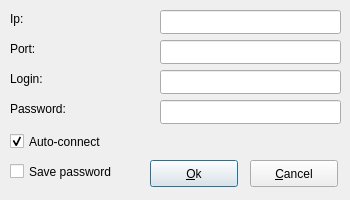
<?xml version="1.0" encoding="UTF-8"?>
<ui version="4.0">
 <class>PreferencesDialog</class>
 <widget class="QDialog" name="PreferencesDialog">
  <property name="windowModality">
   <enum>Qt::ApplicationModal</enum>
  </property>
  <property name="geometry">
   <rect>
    <x>0</x>
    <y>0</y>
    <width>350</width>
    <height>200</height>
   </rect>
  </property>
  <property name="minimumSize">
   <size>
    <width>350</width>
    <height>200</height>
   </size>
  </property>
  <property name="maximumSize">
   <size>
    <width>350</width>
    <height>200</height>
   </size>
  </property>
  <property name="windowTitle">
   <string>Preferences</string>
  </property>
  <property name="windowIcon">
   <iconset resource="../Images.qrc">
    <normaloff>:/images/options.png</normaloff>:/images/options.png</iconset>
  </property>
  <widget class="QLabel" name="labelLogin">
   <property name="geometry">
    <rect>
     <x>10</x>
     <y>70</y>
     <width>141</width>
     <height>18</height>
    </rect>
   </property>
   <property name="text">
    <string>Login:</string>
   </property>
  </widget>
  <widget class="QLabel" name="labelPassword">
   <property name="geometry">
    <rect>
     <x>10</x>
     <y>100</y>
     <width>141</width>
     <height>18</height>
    </rect>
   </property>
   <property name="text">
    <string>Password:</string>
   </property>
  </widget>
  <widget class="QLabel" name="labelIp">
   <property name="geometry">
    <rect>
     <x>10</x>
     <y>10</y>
     <width>141</width>
     <height>18</height>
    </rect>
   </property>
   <property name="text">
    <string>Ip:</string>
   </property>
  </widget>
  <widget class="QLineEdit" name="lineEditIp">
   <property name="geometry">
    <rect>
     <x>160</x>
     <y>10</y>
     <width>181</width>
     <height>24</height>
    </rect>
   </property>
  </widget>
  <widget class="QLineEdit" name="lineEditPort">
   <property name="geometry">
    <rect>
     <x>160</x>
     <y>40</y>
     <width>181</width>
     <height>24</height>
    </rect>
   </property>
  </widget>
  <widget class="QLineEdit" name="lineEditLogin">
   <property name="geometry">
    <rect>
     <x>160</x>
     <y>70</y>
     <width>181</width>
     <height>24</height>
    </rect>
   </property>
  </widget>
  <widget class="QPushButton" name="pushButtonAccept">
   <property name="geometry">
    <rect>
     <x>150</x>
     <y>160</y>
     <width>88</width>
     <height>27</height>
    </rect>
   </property>
   <property name="text">
    <string>&amp;Ok</string>
   </property>
  </widget>
  <widget class="QPushButton" name="pushButtonReject">
   <property name="geometry">
    <rect>
     <x>250</x>
     <y>160</y>
     <width>88</width>
     <height>27</height>
    </rect>
   </property>
   <property name="text">
    <string>&amp;Cancel</string>
   </property>
  </widget>
  <widget class="QLineEdit" name="lineEditPassword">
   <property name="geometry">
    <rect>
     <x>160</x>
     <y>100</y>
     <width>181</width>
     <height>24</height>
    </rect>
   </property>
   <property name="echoMode">
    <enum>QLineEdit::Password</enum>
   </property>
  </widget>
  <widget class="QLabel" name="labelPort">
   <property name="geometry">
    <rect>
     <x>10</x>
     <y>40</y>
     <width>141</width>
     <height>18</height>
    </rect>
   </property>
   <property name="text">
    <string>Port:</string>
   </property>
  </widget>
  <widget class="QCheckBox" name="checkBoxSavePassword">
   <property name="geometry">
    <rect>
     <x>10</x>
     <y>160</y>
     <width>131</width>
     <height>23</height>
    </rect>
   </property>
   <property name="text">
    <string>Save password</string>
   </property>
  </widget>
  <widget class="QCheckBox" name="checkBoxAutoConnect">
   <property name="geometry">
    <rect>
     <x>10</x>
     <y>130</y>
     <width>131</width>
     <height>23</height>
    </rect>
   </property>
   <property name="text">
    <string>Auto-connect</string>
   </property>
   <property name="checked">
    <bool>true</bool>
   </property>
  </widget>
 </widget>
 <tabstops>
  <tabstop>lineEditIp</tabstop>
  <tabstop>lineEditPort</tabstop>
  <tabstop>lineEditLogin</tabstop>
  <tabstop>lineEditPassword</tabstop>
  <tabstop>checkBoxSavePassword</tabstop>
  <tabstop>pushButtonAccept</tabstop>
  <tabstop>pushButtonReject</tabstop>
 </tabstops>
 <resources>
  <include location="../Images.qrc"/>
 </resources>
 <connections>
  <connection>
   <sender>pushButtonAccept</sender>
   <signal>clicked()</signal>
   <receiver>PreferencesDialog</receiver>
   <slot>accept()</slot>
   <hints>
    <hint type="sourcelabel">
     <x>185</x>
     <y>130</y>
    </hint>
    <hint type="destinationlabel">
     <x>130</x>
     <y>115</y>
    </hint>
   </hints>
  </connection>
  <connection>
   <sender>pushButtonReject</sender>
   <signal>clicked()</signal>
   <receiver>PreferencesDialog</receiver>
   <slot>reject()</slot>
   <hints>
    <hint type="sourcelabel">
     <x>292</x>
     <y>127</y>
    </hint>
    <hint type="destinationlabel">
     <x>259</x>
     <y>94</y>
    </hint>
   </hints>
  </connection>
 </connections>
</ui>
